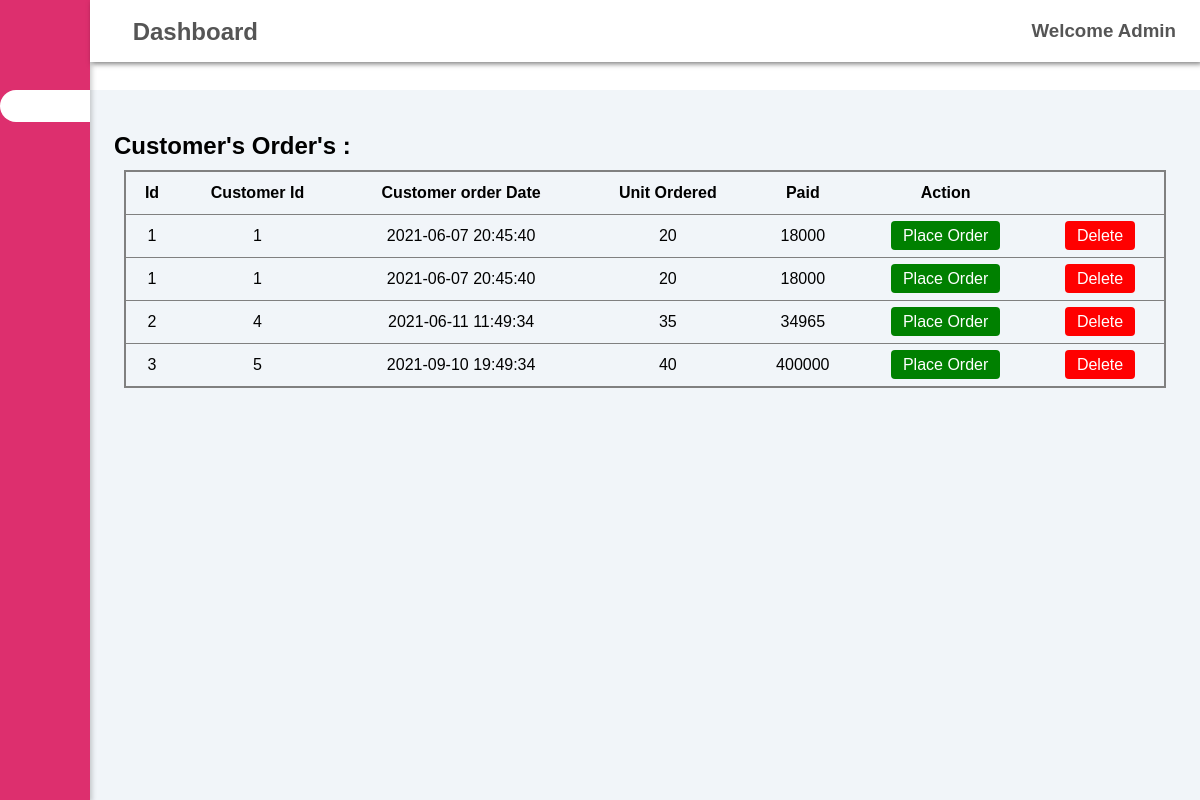
The app's page /admin/order.php (signed in) with its own data.
### tables this page shows
CREATE TABLE `orders` (
  `id` int(15) NOT NULL,
  `proid` varchar(255) NOT NULL,
  `product_name` varchar(255) NOT NULL,
  `address` varchar(255) NOT NULL,
  `units` int(5) NOT NULL,
  `total` int(15) NOT NULL,
  `date` timestamp NOT NULL DEFAULT CURRENT_TIMESTAMP
);

### admin/order.php (the view, shortened to what this page needs)
<?php
include 'head1.php';
?>
<?php include 'config.php';?>
<html>
<head>
</head>
<body>
<div class="container1" style="margin-top: 10px;">
         <div>
  	       <h2>Customer's Order's :</h2>
         </div>
         <div style="margin:10px;border:1px solid grey">
  	      <table>
  		   <tr>
  			<th>Id</th>
  			<th>Customer Id</th>
  			<th>Customer order Date</th>
        <th>Unit Ordered</th>
        <th>Paid</th>
  			<th>Action</th>
  		</tr>
  		<?php
        $sql1 = "SELECT * FROM `orders` ;";
        $rs = mysqli_query($link,$sql1);
        while($data=mysqli_fetch_array($rs)){
        ?>
        <tr>
        	<td><?=$data['id'];?></td>
        	<td style="text-transform: capitalize;"><?=$data['proid'];?></td>
          <td style="text-transform: capitalize;"><?=$data['date'];?></td>
          <td style="text-transform: capitalize;"><?=$data['units'];?></td><td style="text-transform: capitalize;"><?=$data['total'];?>
        	<td></span><a href='removecust.php?id=<?=$data['id']?>' style=" background-color:green;
  color: white;
  padding: 6px 12px;
  border: none;
  border-radius: 4px;
  cursor: pointer;
  " >Place Order</a></td></td>
        	<td></span><a href='removecust.php?id=<?=$data['id']?>' style=" background-color:red;
  color: white;
  padding: 6px 12px;
  border: none;
  border-radius: 4px;
  cursor: pointer;
  " >Delete</a></td></td>
        </tr>
        <?php
        }
        ?>
  	</table>
  </div>
</div>
<?php include 'foot.php';?>

### admin/css/styl.css (style rules this page uses)
:root { --main-color:#DD2F6E; --color-dark:#1d2231; --text-grey:#8390A2; }
* { padding: 0; margin: 0; box-sizing: border-box; list-style-type: none; text-decoration: none; font-family: 'Poppins' , sans-serif; }
table { border-collapse: collapse; }

### admin/order.php (style rules this page uses)
* { box-sizing: border-box; }
table { border-spacing: 0; width: 100%; border: 1px solid #ddd; }
tr { border :1px solid grey; }
th, td { text-align: center; padding:12px; }

### records on screen
orders: id "1", proid "1", date "2021-06-07 20:45:40", units "20", total "18000"
orders: id "1", proid "1", date "2021-06-07 20:45:40", units "20", total "18000"
orders: id "2", proid "4", date "2021-06-11 11:49:34", units "35", total "34965"
orders: id "3", proid "5", date "2021-09-10 19:49:34", units "40", total "400000"
